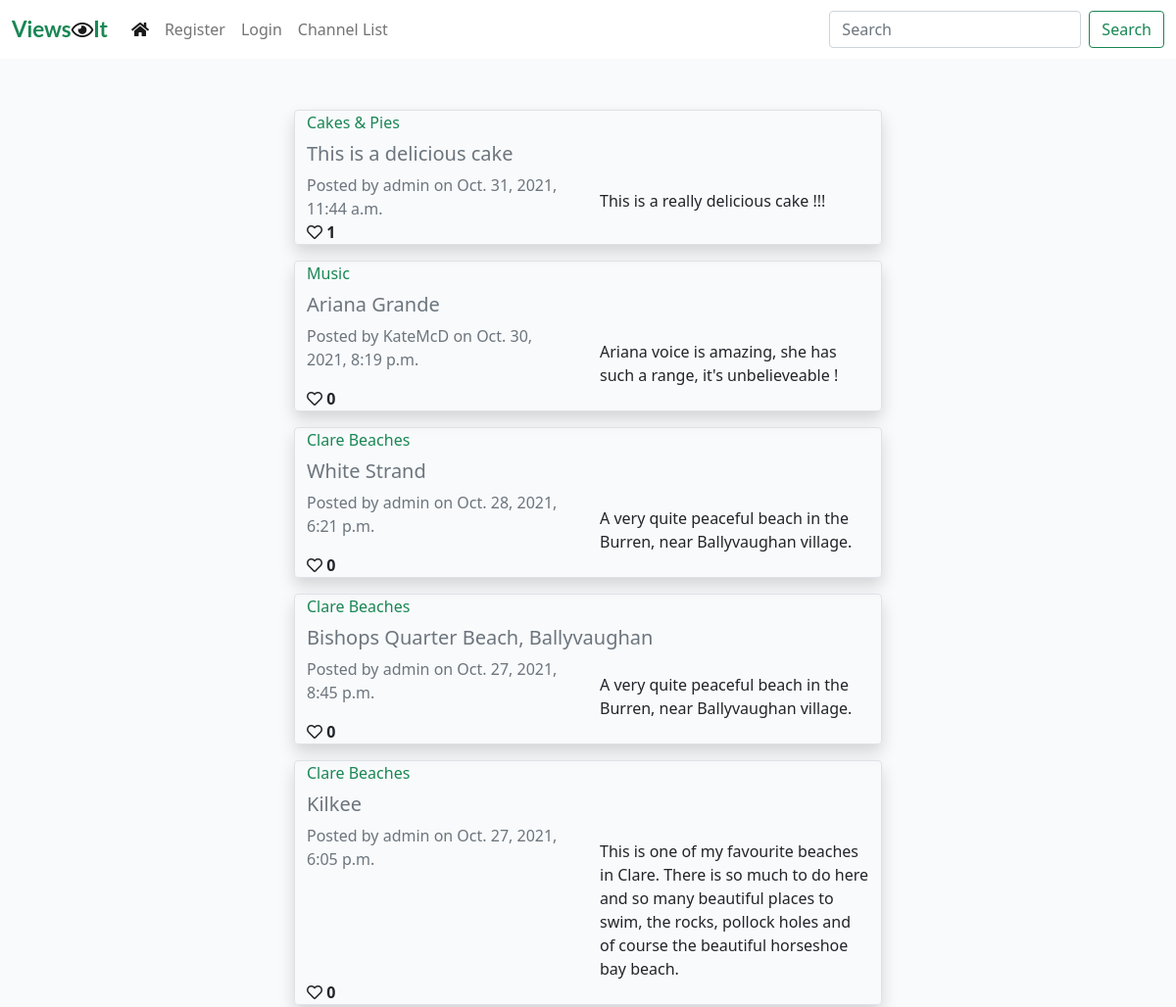
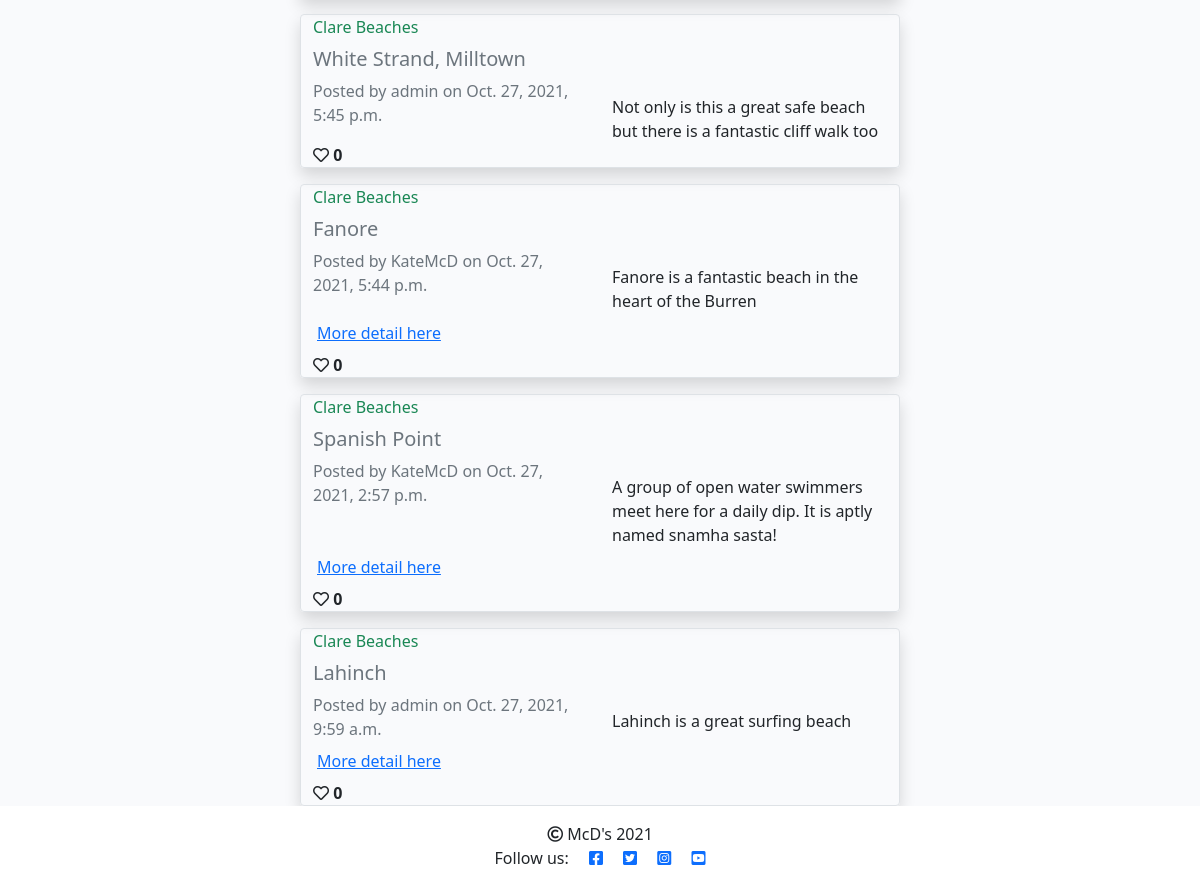
The page / on the database its author committed (2 pictures, top to bottom).
### viewsit_app/models.py (models this page shows, shortened)
class ChannelPosts(models.Model):
    title = models.CharField(max_length=200)
    slug_url = models.SlugField(max_length=250, unique=True)
    channel = models.ForeignKey(Channel, on_delete=models.CASCADE,
                                related_name='channelposts')
    channel_post = models.CharField(max_length=200, blank=True)
    post_image = CloudinaryField('image', blank=True)
    post_url = models.URLField(max_length=250, blank=True)
    author = models.ForeignKey(User, on_delete=models.CASCADE,
                               related_name="authorposts")
    created_on = models.DateTimeField(auto_now_add=True)
    updated_on = models.DateTimeField(auto_now=True)
    status = models.IntegerField(choices=STATUS, default=0)
    likes = models.ManyToManyField(User, related_name='post_likes', blank=True)
    class Meta:
        ordering = ['-updated_on']
    def number_of_likes(self):
        return self.likes.count()

class Channel(models.Model):
    topic = models.CharField(max_length=50)
    topic_url = models.SlugField(max_length=50, unique=True)
    description = models.CharField(max_length=200)
    author = models.ForeignKey(User, on_delete=models.CASCADE,
                               related_name="channels")
    created_on = models.DateTimeField(auto_now_add=True)
    updated_on = models.DateTimeField(auto_now=True)
    status = models.IntegerField(choices=STATUS, default=0)
    class Meta:
        ordering = ['-created_on']
    def __str__(self):
        return self.topic

### viewsit_app/views.py (the view)
# urls.py: path('', views.ChannelViewAll.as_view(), name=''),
class ChannelViewAll(View):
    def get(self, request, *args, **kwargs):
        messages = ()
        message_string = request.GET.get('messages', '')
        if message_string:
            messages = messages + (message_string, )
        if request.user.is_authenticated:
            queryset = ChannelPosts.objects.filter(
                Q(status__exact=1) | Q(author__exact=request.user),
                Q(channel__status__exact=1),
                ).order_by("-updated_on")
        else:
            queryset = ChannelPosts.objects.filter(
                Q(status__exact=1),
                Q(channel__status__exact=1),
                ).order_by("-updated_on")
        return render(
            request,
            "channel_view.html",
            {
                "post_list": queryset,
                "messages": messages,
                "current_user": request.user
            },
        )

### templates/channel_view.html (shortened to what this page needs)
{% extends "base.html" %}
{% block content %}
<div class="container-fluid">
    <div class="row">
        <div class="col-sm-6 mt-3 offset-md-3">
            {% for post in post_list %}
            {% if post.status == 0 %}
                <div class="row border rounded shadow mt-3 unapproved-bg">
            {% else %}
                <div class="row border rounded shadow mt-3">
            {% endif %}
                    {% if not channel_topic_url %}
                        <div class="col"><p class="card-text text-success">{{ post.channel }}</p></div>
                    {% endif %}
                    <div class="row mt-2"><h5 class="card-title text-muted">{{ post.title }}</h5></div>
                    <div class="col card-text text-secondary">Posted by {{ post.author }} on {{ post.updated_on }}</div>
                    {% if post.channel_post %}
                        <div class="col card-text mt-3">{{ post.channel_post }}</div>
                    {% endif %}
                    {% if post.post_url %}
                        <div class="row card-text nav-link"><a href="{{ post.post_url }}" target="_blank">More detail here</a></div>
                    {% endif %}
                    <strong>
                        {% if user.is_authenticated %}
                            {% if channel_topic_url %}
                            <form class="d-inline" action="{% url 'channel_post_like' channel_slug=channel_topic_url post_slug=post.slug_url %}" method="POST">
                            {% else %}
                            <form class="d-inline" action="{% url 'channel_post_like' post_slug=post.slug_url %}" method="POST">
                            {% endif %}
                            {% csrf_token %}
                            {% if not post.number_of_likes == 0 %}
                                <button type="submit" name="blog_post_id" value="{{post.slug_url}}" class="btn-like">
                                    <i class="fas fa-heart"></i>
                                </button>
                            {% else %}
                                <button type="submit" name="blog_post_id" value="{{post.slug_url}}" class="btn-like">
                                    <i class="far fa-heart"></i>
                                </button>
                            {% endif %}
                            </form>
                        {% else %}
                            <span class="text_secondary"><i class="far fa-heart"></i></span>
                        {% endif %}
                        <span class="text_secondary">{{ post.number_of_likes }}</span>
                    </strong>
                </div>
            {% empty %}
                <div><h4>There are no posts to view.</h4></div>
            {% endfor %}
        </div>
    </div>
</div>
{%endblock%}

### static/css/style.css (style rules this page uses)
body { padding-top: 80px; }
.main-bg { background-color: #F9FAFC; }

### rows shown on the page
ChannelPosts: channel "Cakes & Pies", title "This is a delicious cake", author "admin", updated_on "Oct. 31, 2021, 11:44 a.m.", channel_post "This is a really delicious cake !!!", number_of_likes "1"
ChannelPosts: channel "Music", title "Ariana Grande", author "KateMcD", updated_on "Oct. 30, 2021, 8:19 p.m.", channel_post "Ariana voice is amazing, she has such a range, it's unbelieveable !", number_of_likes "0"
ChannelPosts: channel "Clare Beaches", title "White Strand", author "admin", updated_on "Oct. 28, 2021, 6:21 p.m.", channel_post "A very quite peaceful beach in the Burren, near Ballyvaughan village.", number_of_likes "0"
ChannelPosts: channel "Clare Beaches", title "Bishops Quarter Beach, Ballyvaughan", author "admin", updated_on "Oct. 27, 2021, 8:45 p.m.", channel_post "A very quite peaceful beach in the Burren, near Ballyvaughan village.", number_of_likes "0"
ChannelPosts: channel "Clare Beaches", title "Kilkee", author "admin", updated_on "Oct. 27, 2021, 6:05 p.m.", channel_post "This is one of my favourite beaches in Clare. There is so much to do here and so many beautiful places to swim, the rocks, pollock holes and of course the beautiful horseshoe bay beach.", number_of_likes "0"
ChannelPosts: channel "Clare Beaches", title "White Strand, Milltown", author "admin", updated_on "Oct. 27, 2021, 5:45 p.m.", channel_post "Not only is this a great safe beach but there is a fantastic cliff walk too", number_of_likes "0"
ChannelPosts: channel "Clare Beaches", title "Fanore", author "KateMcD", updated_on "Oct. 27, 2021, 5:44 p.m.", channel_post "Fanore is a fantastic beach in the heart of the Burren", number_of_likes "0"
ChannelPosts: channel "Clare Beaches", title "Spanish Point", author "KateMcD", updated_on "Oct. 27, 2021, 2:57 p.m.", channel_post "A group of open water swimmers meet here for a daily dip. It is aptly named snamha sasta!", number_of_likes "0"
ChannelPosts: channel "Clare Beaches", title "Lahinch", author "admin", updated_on "Oct. 27, 2021, 9:59 a.m.", channel_post "Lahinch is a great surfing beach", number_of_likes "0"
